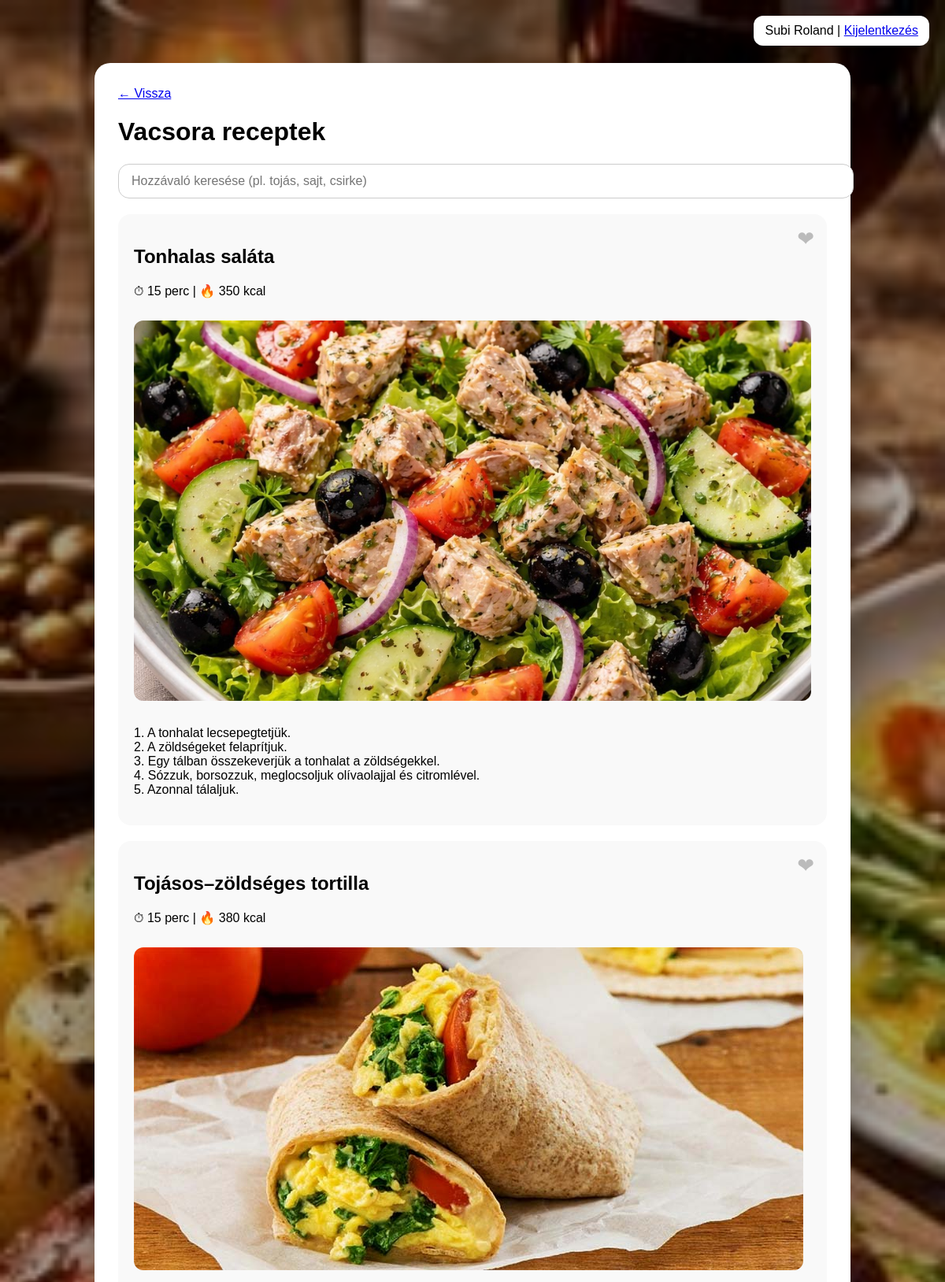
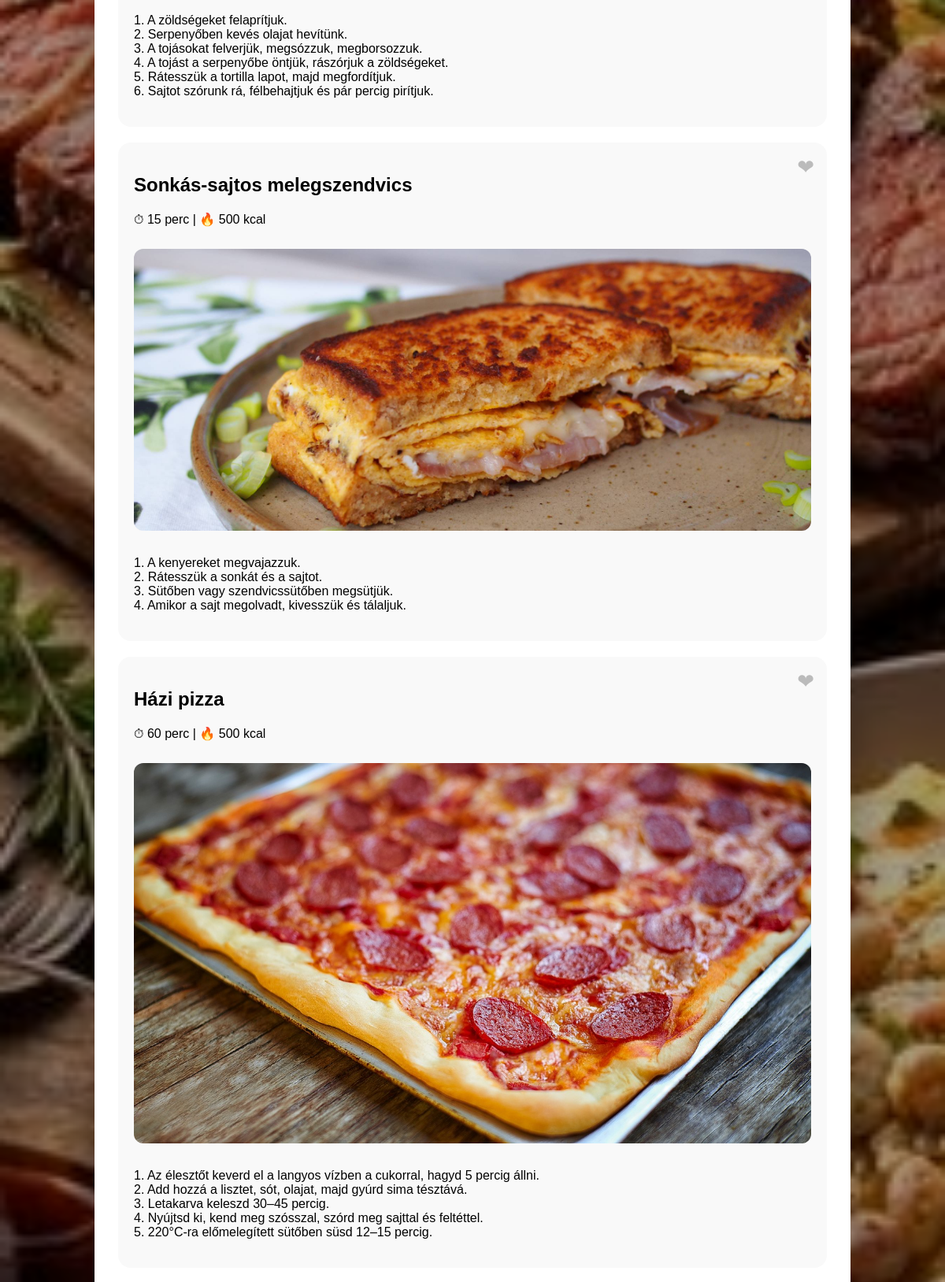
The app's page /vizsga/receptek.php?cat=vacsora (signed in, upper part) with its own data (2 pictures, top to bottom).
### tables this page shows
CREATE TABLE `receptek` (
  `id` int(11) NOT NULL,
  `cim` varchar(255) NOT NULL,
  `kategoria` enum('Reggeli','Ebéd','Vacsora','kedvencek') NOT NULL,
  `ido` int(11) NOT NULL,
  `kaloria` int(11) NOT NULL,
  `hozzavalok` text NOT NULL,
  `leiras` text NOT NULL,
  `kep` varchar(255) NOT NULL,
  `user_id` int(11) NOT NULL
);

### vizsga/receptek.php (the view, shortened to what this page needs)
<?php
$user_id = (int)$_SESSION["user_id"];
$conn = new mysqli("localhost","root","","zsebszakács");
$conn->set_charset("utf8mb4");
$id  = (int)($_GET["id"] ?? 0);
$cat = $_GET["cat"] ?? "reggeli";
$ing = trim($_GET["ing"] ?? "");
$cat = mb_strtolower($cat, "UTF-8");
$pageTitleCat = $cat;
$fav = [];
$fq = $conn->prepare("SELECT recept_id FROM kedvencek WHERE user_id=?");
$fq->bind_param("i", $user_id);
$fq->execute();
$fr = $fq->get_result();
while ($row = $fr->fetch_assoc()) {
    $fav[(int)$row["recept_id"]] = true;
}
$params = [];
$types  = "";
$sql    = "";
if ($id > 0) {
    $sql = "SELECT * FROM receptek WHERE id=?";
    $params[] = $id;
    $types .= "i";
} else {
    if ($cat === "kedvencek") {
        $sql = "
            SELECT r.*
            FROM receptek r
            INNER JOIN kedvencek k ON k.recept_id = r.id
            WHERE k.user_id = ?
        ";
        $params[] = $user_id;
        $types .= "i";
    } else {
        $sql = "SELECT * FROM receptek WHERE LOWER(kategoria) = ?";
        $params[] = $cat;
        $types .= "s";
    }
}
$stmt = $conn->prepare($sql);
$stmt->bind_param($types, ...$params);
$stmt->execute();
$res = $stmt->get_result();
?>
<!DOCTYPE html>
<html lang="hu">
<head>
</head>
<body>
<div class="overlay">
<div class="top">
<?= htmlspecialchars($_SESSION["username"]) ?> |
<a href="kijelentkezes.php">Kijelentkezés</a>
</div>
<div class="container">
<a href="index.php">← Vissza</a>
<h1><?= ($pageTitleCat==="kedvencek" ? "Kedvencek" : ucfirst($pageTitleCat)." receptek") ?></h1>
<form method="get" class="search-box">
    <input
        type="text"
        name="ing"
        placeholder="Hozzávaló keresése (pl. tojás, sajt, csirke)"
        value="<?= htmlspecialchars($ing) ?>"
    >
</form>
<?php while ($r = $res->fetch_assoc()): ?>
    <?php $rid = (int)$r["id"]; ?>
    <div class="recept" id="recept-<?= $rid ?>">
        <span
            class="fav-btn <?= isset($fav[$rid]) ? "active" : "" ?>"
            onclick="toggleFav(this, <?= $rid ?>)"
            title="Kedvencekhez"
        >❤</span>
        <h2><?= htmlspecialchars($r['cim'] ?? "") ?></h2>
        <p>⏱ <?= (int)($r['ido'] ?? 0) ?> perc | 🔥 <?= (int)($r['kaloria'] ?? 0) ?> kcal</p>
        <?php if (!empty($r['kep'])): ?>
            <img src="kepek/<?= htmlspecialchars($r['kep']) ?>" alt="<?= htmlspecialchars($r['cim'] ?? "") ?>">
        <?php endif; ?>
        <p><?= nl2br(htmlspecialchars($r['leiras'] ?? "")) ?></p>
    </div>
<?php endwhile; ?>
</div>
</div>
</body>
</html>

### records on screen
receptek: cim "Tonhalas saláta", ido "15", kaloria "350", kep (picture), leiras "1. A tonhalat lecsepegtetjük. 2. A zöldségeket felaprítjuk. 3. Egy tálban összekeverjük a tonhalat a zöldségekkel. 4. Sózzuk, borsozzuk, meglocsoljuk olívaolajjal és citromlével. 5. Azonnal tálaljuk."
receptek: cim "Tojásos–zöldséges tortilla", ido "15", kaloria "380", kep (picture), leiras "1. A zöldségeket felaprítjuk. 2. Serpenyőben kevés olajat hevítünk. 3. A tojásokat felverjük, megsózzuk, megborsozzuk. 4. A tojást a serpenyőbe öntjük, rászórjuk a zöldségeket. 5. Rátesszük a tortilla lapot, majd megfordítjuk. 6. Sajtot szórunk rá, félbehajtjuk és pár percig pirítjuk."
receptek: cim "Sonkás-sajtos melegszendvics", ido "15", kaloria "500", kep (picture), leiras "1. A kenyereket megvajazzuk. 2. Rátesszük a sonkát és a sajtot. 3. Sütőben vagy szendvicssütőben megsütjük. 4. Amikor a sajt megolvadt, kivesszük és tálaljuk."
receptek: cim "Házi pizza", ido "60", kaloria "500", kep (picture), leiras "1. Az élesztőt keverd el a langyos vízben a cukorral, hagyd 5 percig állni. 2. Add hozzá a lisztet, sót, olajat, majd gyúrd sima tésztává. 3. Letakarva keleszd 30–45 percig. 4. Nyújtsd ki, kend meg szósszal, szórd meg sajttal és feltéttel. 5. 220°C-ra előmelegített sütőben süsd 12–15 percig."

### other values on screen
$_SESSION["username"] "Subi Roland"
$pageTitleCat "Vacsora"
